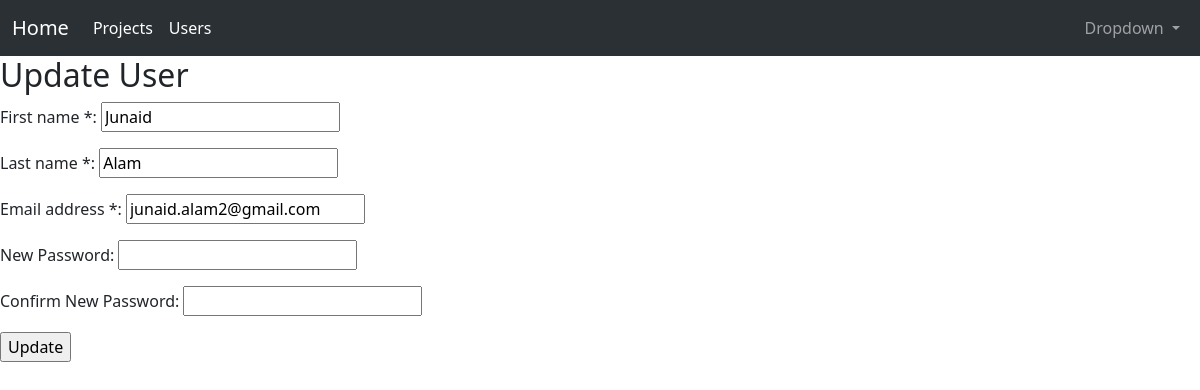
Screenshot of /users/profile/1/ (signed in) with the database file from the repository.
### users/models.py (models this page shows, shortened)
class CustomUser(AbstractUser):
    PERMISSIONS_USER = 'user'
    PERMISSIONS_ADMIN = 'admin'
    USER_PERMISSIONS = [
        (PERMISSIONS_USER, 'User'),
        (PERMISSIONS_ADMIN, 'Admin'),
    ]
    username = None  # Disable username
    email = models.EmailField(_("email address"), max_length=100, unique=True, blank=False, null=False)
    date_joined = models.DateTimeField(verbose_name="date joined", auto_now_add=True, blank=False, null=False)
    max_permissions_length = max(len(PERMISSIONS_USER), len(PERMISSIONS_ADMIN))
    permissions = models.CharField(choices=USER_PERMISSIONS, default=PERMISSIONS_USER, max_length = max_permissions_length, blank=False, null=False)
    first_name = models.CharField(max_length=50, blank=False, null=False)
    last_name = models.CharField(max_length=50, blank=False, null=False)
    USERNAME_FIELD = "email"  # Set email as the username field
    REQUIRED_FIELDS = ['first_name', 'last_name']  # Fields required on superuser creation
    objects = CustomUserManager()
    class Meta:
        verbose_name = 'User'
        verbose_name_plural = 'Users'

### users/views.py (the view, shortened to what this page needs)
# urls.py: path('profile/<int:pk>/', UserUpdateView.as_view(), name='user-update'),
class UserUpdateView(UserPassesTestMixin, UpdateView):
    model = User
    template_name = 'registration/user_update.html'
    form_class = UpdateForm
    success_url = reverse_lazy('home')
    def test_func(self):
        user_to_update = self.get_object()
        return self.request.user == user_to_update

### users/forms.py (shortened to what this page needs)
class UpdateForm(forms.ModelForm):
    password1 = forms.CharField(
        label="New Password",
        widget=forms.PasswordInput,
        required=False
    )
    password2 = forms.CharField(
        label="Confirm New Password",
        widget=forms.PasswordInput,
        required=False
    )
    class Meta:
        model = CustomUser
        fields = ['first_name', 'last_name', 'email', 'password1', 'password2']
    def __init__(self, *args, **kwargs):
        super().__init__(*args, **kwargs)
        for field in self.fields.values():
            if field.required:
                field.label += ' *'

### users/templates/registration/user_update.html (shortened to what this page needs)
{% extends 'base.html' %}
{% block content %}
<h2>Update User</h2>
<form action='.' method='POST'>
    {{ form.as_p}}
    <input type='submit' value='Update' />
</form>
{% endblock %}

### rows the page displays
CustomUser: first_name "Junaid", last_name "Alam", email "junaid.alam2@gmail.com"
